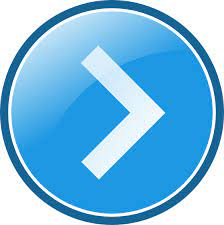
#> input picture icon.jpg, 224 x 225 px
$ python example.py
#> lines starting #> are read from the running program, lines starting #| are printed output that depends on the picture
### image_to_ascii.py
from PIL import Image

ASCII_CHARS = '@%#+=-. '

def map_pixel_to_ascii(pixel_value):
    num_chars = len(ASCII_CHARS)
    return ASCII_CHARS[int((pixel_value / 255) * (num_chars - 1))]

def convert_image_to_grayscale(image_path):
#> called with image_path = 'icon.jpg'
    image = Image.open(image_path)
#> image is the input picture: PIL image 224x225 RGB; mean R, G, B 118.8, 187.2, 228.6
    grayscale_image = image.convert('L')
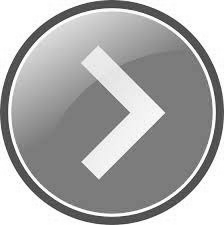
#> grayscale_image: PIL image 224x225 L; min 50, max 255, mean 171.4
    return grayscale_image

def scale_image(image, width, height):
#> called with width = 50, height = 20
    return image.resize((width, height))
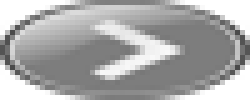
#> returned value: PIL image 50x20 L (shown 5 times larger); min 74, max 255, mean 171

def convert_to_ascii_art(image_path, output_text_file, scale_width=50, scale_height=20):
    grayscale_image = convert_image_to_grayscale(image_path)
    scaled_image = scale_image(grayscale_image, scale_width, scale_height)
    width, height = scaled_image.size
#> width = 50; height = 20
    ascii_art = ""

    for y in range(height):
        for x in range(width):
            pixel_value = scaled_image.getpixel((x, y))
            ascii_char = map_pixel_to_ascii(pixel_value)
            ascii_art += ascii_char
        ascii_art += '\n'

    with open(output_text_file, 'w') as text_file:
        text_file.write(ascii_art)

### example.py
from image_to_ascii import convert_to_ascii_art

input_image_path = 'icon.jpg'
# input_image_path = 'digital.png'
# input_image_path = 'photo.png'

output_text_file = 'output_art.txt'
convert_to_ascii_art(input_image_path, output_text_file)

$ run again, with photo.png saved as icon.jpg
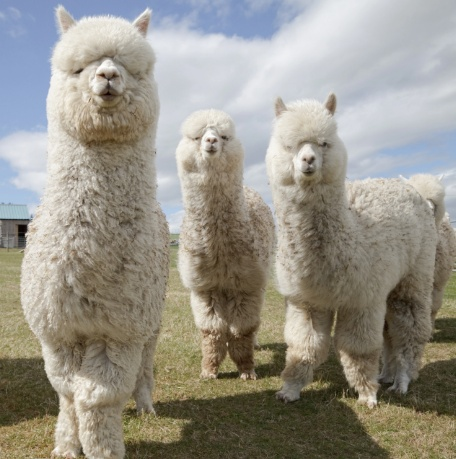
#> input picture photo.png, 456 x 459 px
#> in convert_image_to_grayscale, image is the input picture: PIL image 456x459 RGB; mean R, G, B 151.5, 147.7, 137.2
#> in convert_image_to_grayscale, `grayscale_image = image.convert('L')`:
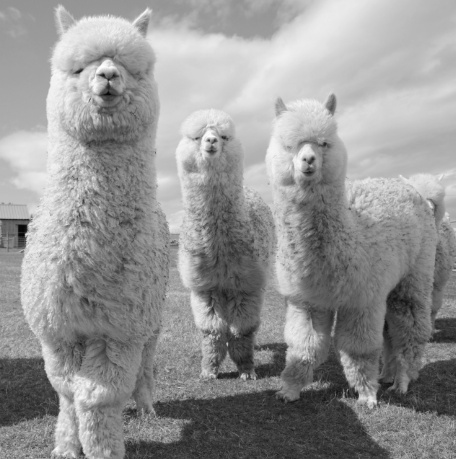
#> grayscale_image: PIL image 456x459 L; min 4, max 254, mean 147.6
#> in scale_image, `return image.resize((width, height))`:
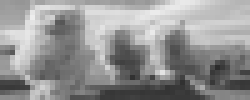
#> returned value: PIL image 50x20 L (shown 5 times larger); min 45, max 237, mean 147.7
